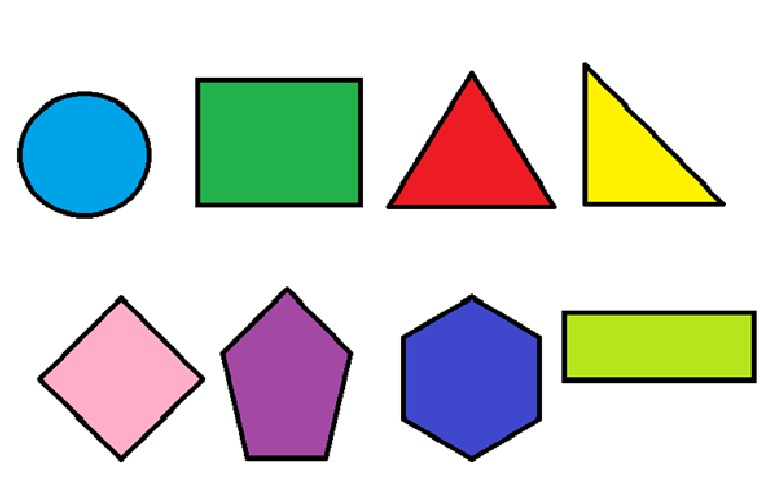
#> input picture imagenes/Figuras.jpg, 768 x 480 px
$ python Clase5_DeteccionFigurasColor.py
#> lines starting #> are read from the running program, lines starting #| are printed output that depends on the picture; after the words box and inside, x2 and y2 are one past the last pixel; in counts of white or black regions, pixels touching at a corner belong together
import cv2
import numpy as np

def figColor(imageHSV):

	#Colores a Detectar
	#Valores de Rojo parte baja
	redBajo1=np.array([0,100,20], np.uint8)
	redAlto1=np.array([10,255,255], np.uint8)
	#Valores de Rojo parte alta
	redBajo2=np.array([175,100,20], np.uint8)
	redAlto2=np.array([180,255,255], np.uint8)

	#Valores de Naranja parte baja
	orangeBajo1=np.array([11,100,20], np.uint8)
	orangeAlto1=np.array([19,255,255], np.uint8)

	#Valores de Amarillo parte baja
	yellowBajo1=np.array([15,100,20], np.uint8)
	yellowAlto1=np.array([45,255,255], np.uint8)

	#Valores de Verde parte baja
	greenBajo1=np.array([36,100,20], np.uint8)
	greenAlto1=np.array([70,255,255], np.uint8)

	#Valores de Violeta parte baja
	violetBajo1=np.array([130,100,20], np.uint8)
	violetAlto1=np.array([145,255,255], np.uint8)

	#Valores de Rosa parte baja
	pinkBajo1=np.array([146,100,20], np.uint8)
	pinkAlto1=np.array([170,255,255], np.uint8)

	#Valores de Azul parte baja
	blueBajo1=np.array([100,100,20], np.uint8)
	blueAlto1=np.array([125,255,255], np.uint8)

	#se buscan los colores de la imagen de acuerdo a sus limites
	maskRed1 = cv2.inRange(imageHSV,redBajo1,redAlto1)
	maskRed2 = cv2.inRange(imageHSV,redBajo2,redAlto2)
	maskRed = cv2.add(maskRed1,maskRed2)
	maskOrange = cv2.inRange(imageHSV,orangeBajo1,orangeAlto1)
	maskYellow = cv2.inRange(imageHSV,yellowBajo1,yellowAlto1)
	maskGreen = cv2.inRange(imageHSV,greenBajo1,greenAlto1)
	maskViolet = cv2.inRange(imageHSV,violetBajo1,violetAlto1)
	maskPink = cv2.inRange(imageHSV,pinkBajo1,pinkAlto1)
	maskBlue = cv2.inRange(imageHSV,blueBajo1,blueAlto1)

	#Deteccion de los colores en la imagen
	#contornos, _ = cv2.findContours(mask,cv2.RETR_EXTERNAL, cv2.CHAIN_APPROX_SIMPLE)
	cntsRed, _ = cv2.findContours(maskRed,cv2.RETR_EXTERNAL, cv2.CHAIN_APPROX_SIMPLE)
	cntsOrange, _ = cv2.findContours(maskOrange,cv2.RETR_EXTERNAL, cv2.CHAIN_APPROX_SIMPLE)
	cntsYellow, _ = cv2.findContours(maskYellow,cv2.RETR_EXTERNAL, cv2.CHAIN_APPROX_SIMPLE)
	cntsGreen, _ = cv2.findContours(maskGreen,cv2.RETR_EXTERNAL, cv2.CHAIN_APPROX_SIMPLE)
	cntsViolet, _ = cv2.findContours(maskViolet,cv2.RETR_EXTERNAL, cv2.CHAIN_APPROX_SIMPLE)
	cntsPink, _ = cv2.findContours(maskPink,cv2.RETR_EXTERNAL, cv2.CHAIN_APPROX_SIMPLE)
	cntsBlue, _ = cv2.findContours(maskBlue,cv2.RETR_EXTERNAL, cv2.CHAIN_APPROX_SIMPLE)

	color='x'

	#Etiquetado de color
	if len(cntsRed)>0: color='Rojo'
	elif len(cntsOrange)>0: color='Naranja'
	elif len(cntsYellow)>0: color='Amarillo'
	elif len(cntsGreen)>0: color='Verde'
	elif len(cntsViolet)>0: color='Violeta'
	elif len(cntsPink)>0: color='Rosa'
	elif len(cntsBlue)>0: color='Azul'

	return color


def figName(contorno, width,heigth):
	nameFig='x'
	epsilon = 0.01 * cv2.arcLength(contorno,True)#Cambiar el porcentaje de epsilon
	approx= cv2.approxPolyDP(contorno,epsilon,True)
	#Etiquetar cada figura
	if len(approx)==3:
		nameFig ='Triangulo'

	if len(approx)==4:
		aspect_ratio = float(width)/heigth
		if aspect_ratio >= 1:
			nameFig ='Cuadrado'
		else:
			nameFig ='Rectangulo'

	if len(approx)==5:
		nameFig ='Pentagono'

	if len(approx)==6:
		nameFig ='Hexagono'

	if len(approx)>10:
		nameFig ='Circulo'

	return nameFig

image = cv2.imread('./imagenes/Figuras.jpg')
#> image is the input picture: shape (480, 768, 3); mean B, G, R 206.1, 210.8, 208.6
gray = cv2.cvtColor(image, cv2.COLOR_BGR2GRAY)
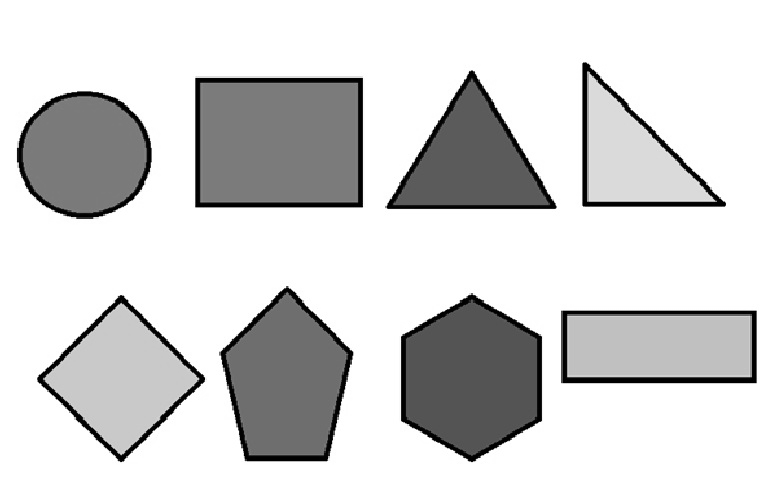
#> gray: shape (480, 768); min 0, max 255, mean 209.6
canny = cv2.Canny(gray, 10,150)
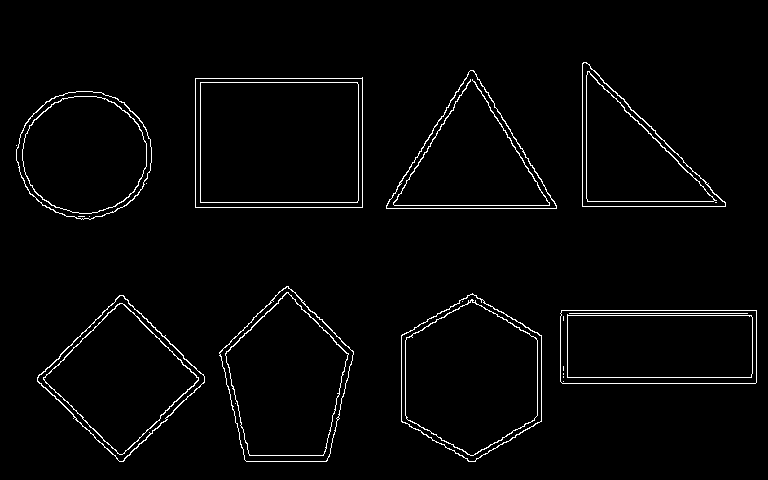
#> canny: shape (480, 768); 2.4% white in thin lines or dots, all inside (x1, y1, x2, y2) = (16, 62, 757, 462)
canny = cv2.dilate(canny, None, iterations=1)
#> canny: shape (480, 768); 7.4% white; 9 white regions, largest, box (x1, y1, x2, y2) and area: (36, 294, 206, 463) 3721, (559, 309, 758, 385) 3525, (400, 292, 543, 463) 3514
canny = cv2.erode(canny, None, iterations=1)
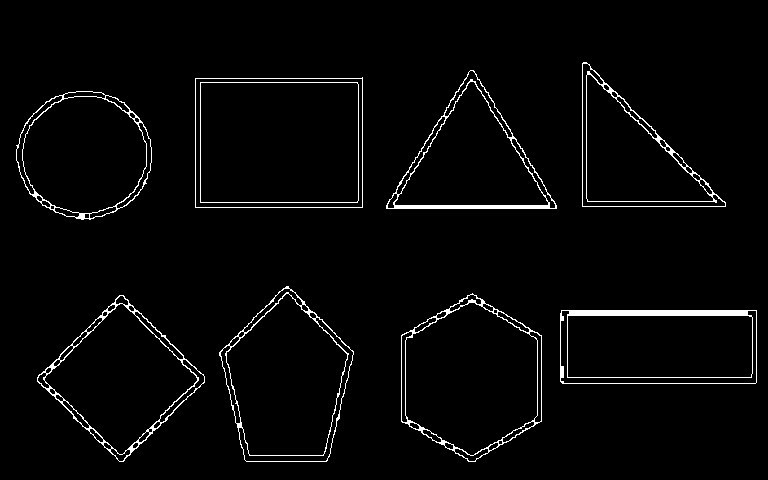
#> canny: shape (480, 768); 2.8% white in thin lines or dots, all inside (x1, y1, x2, y2) = (16, 62, 757, 462)
contornos, _ = cv2.findContours(canny,cv2.RETR_EXTERNAL,cv2.CHAIN_APPROX_SIMPLE)
#> contornos = 8 contours; box (x1, y1, x2, y2) and area: (195, 77, 363, 208) 21544, (401, 293, 542, 462) 17720, (219, 286, 354, 462) 16272, (37, 295, 205, 462) 14392, (560, 310, 757, 384) 14303, (16, 91, 152, 220) 13392, (386, 70, 557, 209) 12204, (582, 62, 726, 207) 10808
imageHSV = cv2.cvtColor(image, cv2.COLOR_BGR2HSV)
#> imageHSV: shape (480, 768, 3); mean H, S, V 36.1, 61.6, 230.5
for c in contornos:
	x,y,w,h = cv2.boundingRect(c)
	imAux = np.zeros(image.shape[:2], dtype='uint8')
	imAux = cv2.drawContours(imAux,[c],-1,255,-1)
	maskHSV = cv2.bitwise_and(imageHSV, imageHSV, mask = imAux)
	figAll = figName(c,w,h) + ' ' + figColor(maskHSV)
	cv2.putText(image,figAll,(x,y-5),1,1,(0,255,0),1)
#> this loop made 8 passes
#> (x, y, w, h, nameFig in figName, epsilon in figName, approx in figName, aspect_ratio in figName) on pass 1: (560, 310, 197, 74, 'Cuadrado', 5.36, [[561, 310], [562, 383], [756, 382], [756, 310]], 2.66)
#> (x, y, w, h, nameFig in figName, epsilon in figName, approx in figName, aspect_ratio in figName) on pass 2: (37, 295, 168, 167, 'Cuadrado', 5.07, [[119, 295], [37, 381], [123, 461], [204, 376]], 1.01)
#> pass 1, `imAux = cv2.drawContours(imAux,[c],-1,255,-1)`:
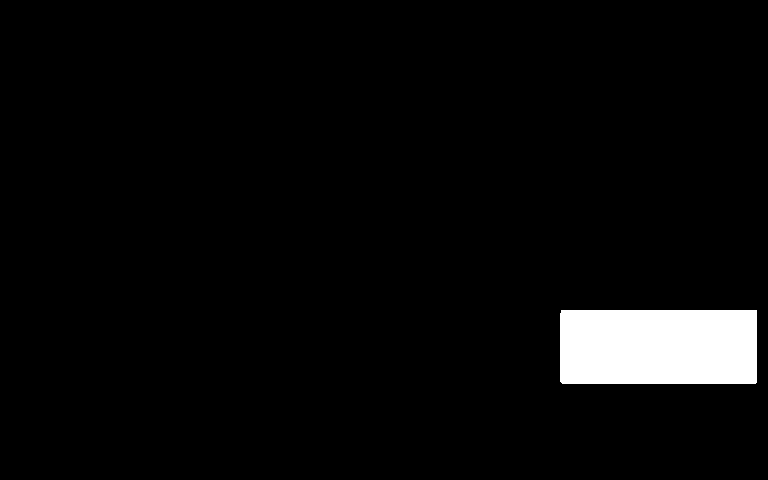
#> imAux: shape (480, 768); 4% white; 1 white region, box (x1, y1, x2, y2) and area: (560, 310, 757, 384) 14571
#> pass 1, in figColor, `maskYellow = cv2.inRange(imageHSV,yellowBajo1,yellowAlto1)`:
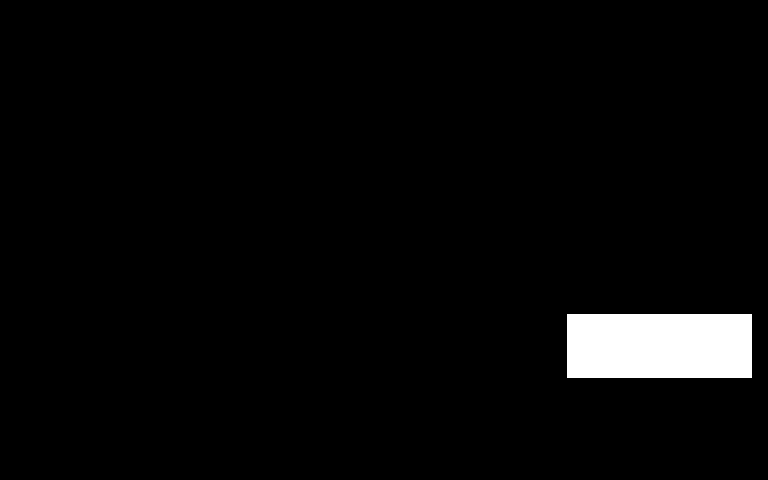
#> maskYellow: shape (480, 768); 3.2% white; 1 white region, box (x1, y1, x2, y2) and area: (567, 314, 752, 378) 11840
#> after the loop:
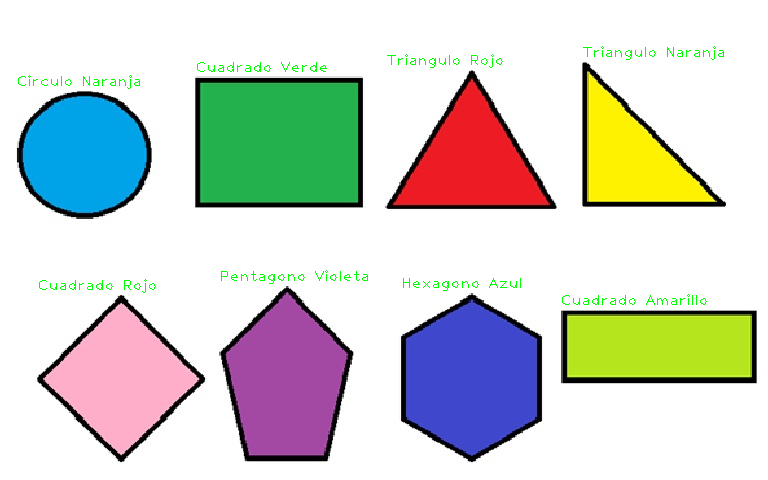
#> image: shape (480, 768, 3); 0.55% of pixels changed, all inside (x1, y1, x2, y2) = (18, 46, 724, 305)
#> after the loop:
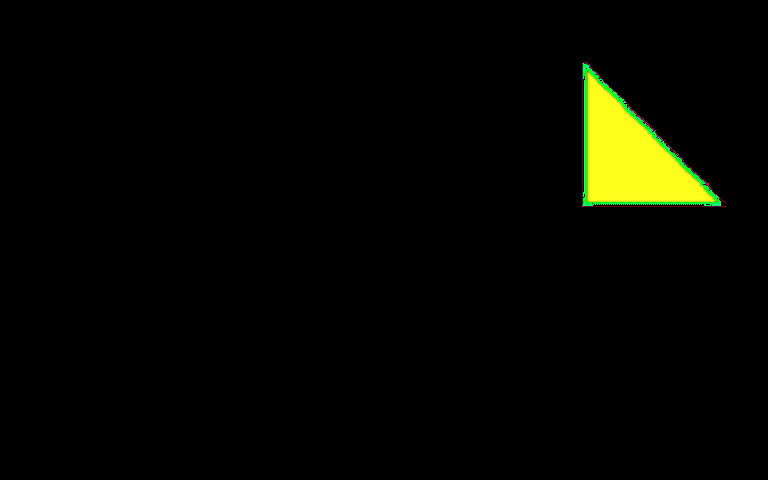
#> maskHSV: shape (480, 768, 3); mean B, G, R 1, 6.9, 6

cv2.imshow('imagen',image)
cv2.imshow('canny',canny)
cv2.imshow('imagenHSV',imageHSV)
cv2.waitKey(0)
cv2.destroyAllWindows()
